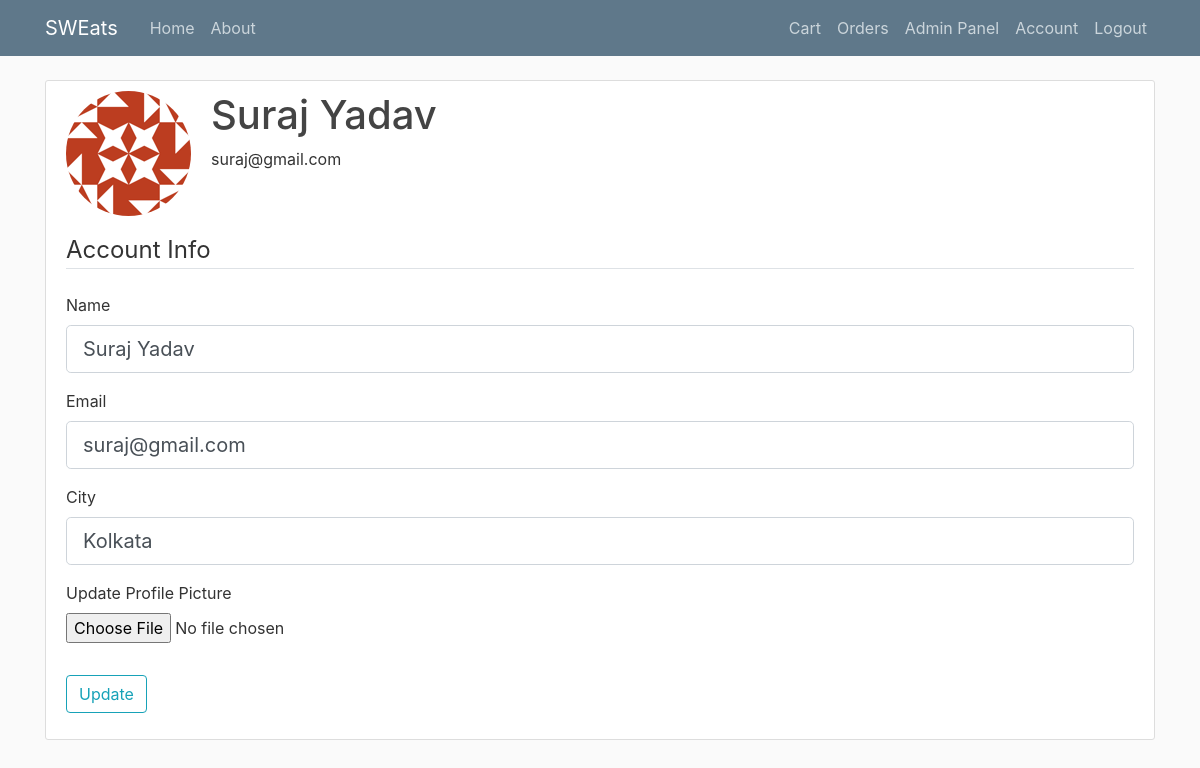
Page /account (signed in) on the earlier database version.
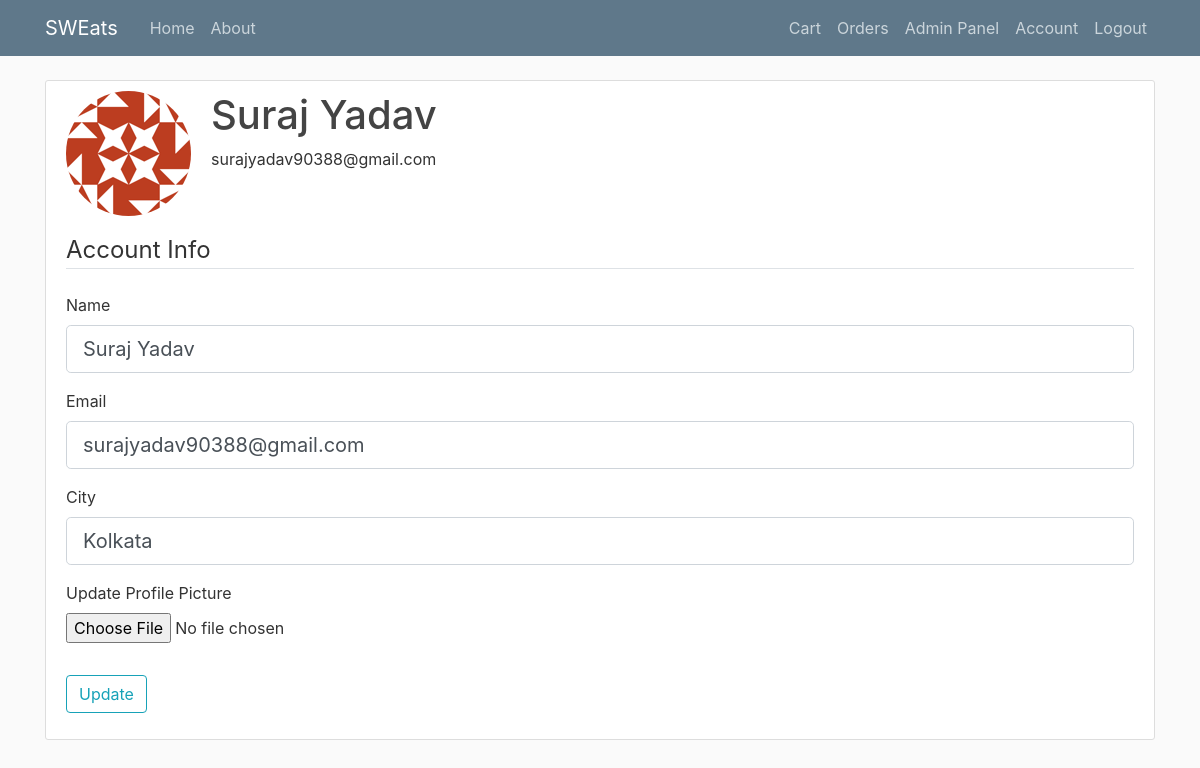
Same page on the later database version.
### sweats/models.py (models this page shows, shortened)
class Customer(db.Model, UserMixin):
    __tablename__= 'customers'
    id = db.Column(db.Integer , primary_key=True)
    name = db.Column(db.String(20), nullable=False)
    email = db.Column(db.String(120), unique=True, nullable=False)
    password = db.Column(db.String(60), nullable=False)
    image_file = db.Column(db.String(20), nullable=False, default='default.png')
    city = db.Column(db.String(20), nullable=False)
    admin = db.Column(db.Boolean, nullable=False, default=False)
    orders = db.relationship('Order' , backref='owner' , lazy=True)
    cart_items = db.relationship('CartItem', backref='owner', lazy=True)

### sweats/customers/routes.py (the view)
@customers.route('/account', methods=['GET', 'POST'])
@login_required
def account():
    form = UpdateAccountForm()
    if form.validate_on_submit():
        if form.picture.data:
            if current_user.image_file != 'default.png':
                delete_old_picture(current_user.image_file, 'profile_pics')
            picture_file = save_picture(form.picture.data, "static/profile_pics", 125, 125)
            current_user.image_file = picture_file
        current_user.name = form.name.data
        current_user.email = form.email.data
        current_user.city = form.city.data
        db.session.commit()
        flash('Account updated successfully!', 'success')
        return redirect(url_for('customers.account'))
    elif request.method == 'GET':
        form.name.data = current_user.name
        form.email.data = current_user.email
        form.city.data = current_user.city
    image_file = url_for('static', filename='profile_pics/' + current_user.image_file)
    return render_template('account.html', title='Account', image_file=image_file, form=form)

### sweats/customers/forms.py (shortened to what this page needs)
class UpdateAccountForm(FlaskForm):
    name = StringField('Name', validators=[DataRequired(), Length(min=2, max=20)])
    email = StringField('Email', validators=[DataRequired(), Email()])
    city = StringField('City', validators=[DataRequired(), Length(min=2, max=20)])
    picture = FileField('Update Profile Picture', validators=[FileAllowed(['jpg','png'])])
    submit = SubmitField('Update')

### sweats/models.py (called while the page is built)
@login_manager.user_loader
def load_user(user_id):
    return Customer.query.get(int(user_id))

### sweats/templates/account.html (shortened to what this page needs)
{% extends "layout.html" %}
{% block content %}
    <div class="content-section">
        <div class="media">
            <img class="rounded-circle account-img" src="{{ image_file }}">
            <div class="media-body">
                <h2 class="account-heading">{{ current_user.name }}</h2>
                <p class="text-secondry">{{ current_user.email }}</p>
            </div>
        </div>
        <form method="POST" action="" enctype="multipart/form-data">
            <fieldset class="form-group">
                <legend class="border-bottom mb-4">Account Info</legend>
                <div class="form-group">
                    {{ form.name.label(class="form-control-label") }}
                    {% if form.name.errors %}
                        {{ form.name(class="form-control form-control-lg is-invalid") }}
                        <div class="invalid-feedback">
                            {% for error in form.name.errors %}
                                <span>{{ error }}</span>
                            {% endfor %}
                        </div>
                    {% else %}
                        {{ form.name(class="form-control form-control-lg") }}
                    {% endif %}
                </div>
                <div class="form-group">
                    {{ form.email.label(class="form-control-label") }}
                    {% if form.email.errors %}
                        {{ form.email(class="form-control form-control-lg is-invalid") }}
                        <div class="invalid-feedback">
                            {% for error in form.email.errors %}
                                <span> {{ error }} </span>
                            {% endfor %}
                        </div>
                    {% else %}
                        {{ form.email(class="form-control form-control-lg") }}
                    {% endif %}
                </div>
                <div class="form-group">
                    {{ form.city.label(class="form-control-label") }}
                    {% if form.city.errors %}
                        {{ form.city(class="form-control form-control-lg is-invalid") }}
                        <div class="invalid-feedback">
                            {% for error in form.city.errors %}
                                <span>{{ error }}</span>
                            {% endfor %}
                        </div>
                    {% else %}
                        {{ form.city(class="form-control form-control-lg") }}
                    {% endif %}
                </div>
                <div class="form-group">
                    {{ form.picture.label() }}
                    {{ form.picture(class="form-control-file") }}
                </div>
            </fieldset>
            <div class="form-group">
                {{ form.submit(class="btn btn-outline-info") }}
            </div>
        </form>
    </div>
{% endblock content %}

Differences in the rows shown:
changed Customer "Suraj Yadav": email "suraj@gmail.com" → "surajyadav90388@gmail.com"
